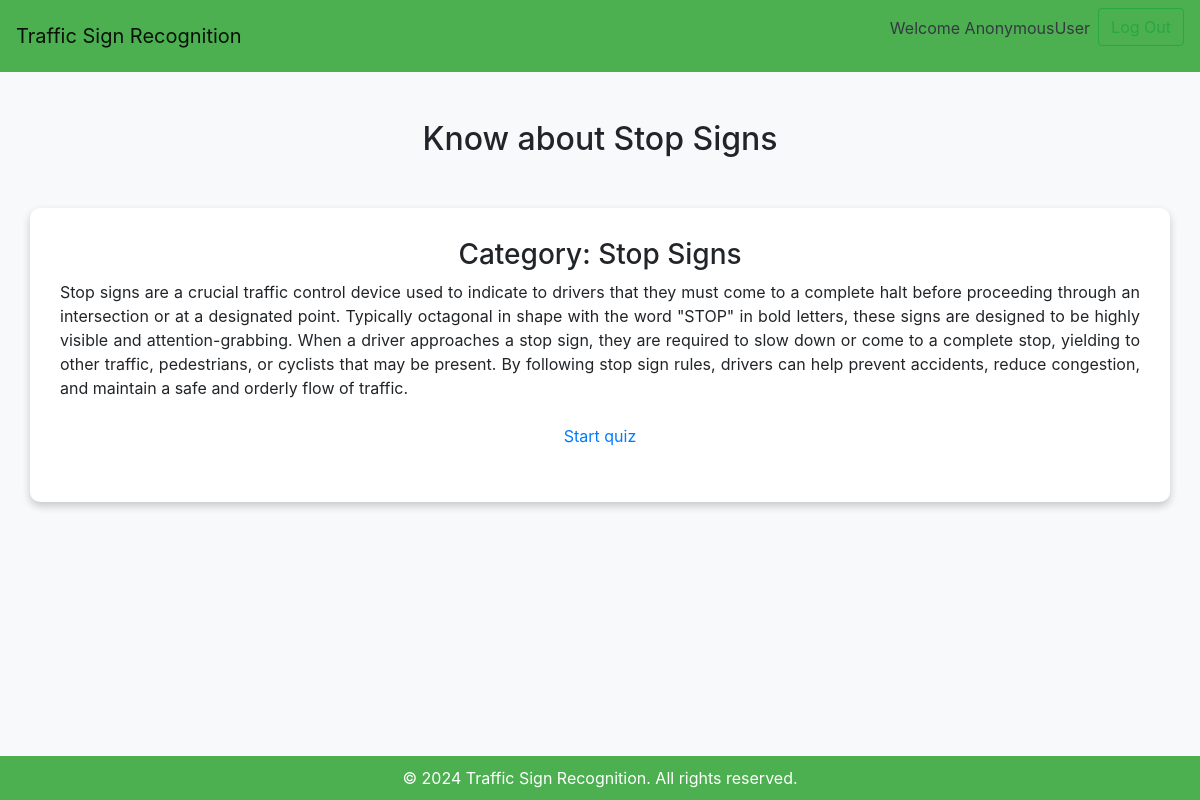
The page /quiz/stopsigns/ on the database its author committed.
### quiz/models.py (models this page shows, shortened)
class Quiz(models.Model):
    title = models.CharField(
        verbose_name=_("Title"),
        max_length=60, blank=False)
    description = models.TextField(
        verbose_name=_("Description"),
        blank=True, help_text=_("a description of the quiz"))
    url = models.SlugField(
        max_length=60, blank=False,
        help_text=_("a user friendly url"),
        verbose_name=_("user friendly url"))
    category = models.ForeignKey(
        Category, null=True, blank=True,
        verbose_name=_("Category"), on_delete=models.CASCADE)
    random_order = models.BooleanField(
        blank=False, default=False,
        verbose_name=_("Random Order"),
        help_text=_("Display the questions in "
                    "a random order or as they "
                    "are set?"))
    max_questions = models.PositiveIntegerField(
        blank=True, null=True, verbose_name=_("Max Questions"),
        help_text=_("Number of questions to be answered on each attempt."))
    answers_at_end = models.BooleanField(
        blank=False, default=False,
        help_text=_("Correct answer is NOT shown after question."
                    " Answers displayed at the end."),
        verbose_name=_("Answers at end"))
    exam_paper = models.BooleanField(
        blank=False, default=False,
        help_text=_("If yes, the result of each"
                    " attempt by a user will be"
                    " stored. Necessary for marking."),
        verbose_name=_("Exam Paper"))
    single_attempt = models.BooleanField(
        blank=False, default=False,
        help_text=_("If yes, only one attempt by"
                    " a user will be permitted."
                    " Non users cannot sit this exam."),
        verbose_name=_("Single Attempt"))
    pass_mark = models.SmallIntegerField(
        blank=True, default=0,
        verbose_name=_("Pass Mark"),
        help_text=_("Percentage required to pass exam."),
        validators=[MaxValueValidator(100)])
    success_text = models.TextField(
        blank=True, help_text=_("Displayed if user passes."),
        verbose_name=_("Success Text"))
    fail_text = models.TextField(
        verbose_name=_("Fail Text"),
        blank=True, help_text=_("Displayed if user fails."))
    draft = models.BooleanField(
        blank=True, default=False,
        verbose_name=_("Draft"),
        help_text=_("If yes, the quiz is not displayed"
                    " in the quiz list and can only be"
                    " taken by users who can edit"
                    " quizzes."))
    class Meta:
        verbose_name = _("Quiz")
        verbose_name_plural = _("Quizzes")

class Category(models.Model):
    category = models.CharField(
        verbose_name=_("Category"),
        max_length=250, blank=True,
        unique=True, null=True)
    objects = CategoryManager()
    class Meta:
        verbose_name = _("Category")
        verbose_name_plural = _("Categories")
    def __str__(self):
        return self.category

### quiz/views.py (the view)
# urls.py: path('<slug>/', QuizDetailView.as_view(), name='quiz_start_page'),
class QuizDetailView(DetailView):
    model = Quiz
    slug_field = 'url'
    def get(self, request, *args, **kwargs):
        self.object = self.get_object()
        if self.object.draft and not request.user.has_perm('quiz.change_quiz'):
            raise PermissionDenied
        context = self.get_context_data(object=self.object)
        return self.render_to_response(context)

### quiz/templates/quiz/quiz_detail.html (shortened to what this page needs)
{% extends 'base.html' %}
{% load i18n %}
{% block content %}
<br>
<br>
<center><h2>{{ quiz.title }}</h2></center>
<div class="container result-container text-center">
<h3>{% trans "Category" %}: {{ quiz.category }}</h3>
<p class='text-justify'>{{ quiz.description }}</p>
<p>
  <a class='nav-link' href="{% url 'quiz_question' quiz_name=quiz.url %}">
	{% trans "Start quiz" %}
  </a>
</p>
</div>
{% endblock %}

### quiz/templates/base.html (style rules this page uses)
body { background-color: #f8f9fa; }
.result-container { margin-top: 50px; padding: 30px; border-radius: 10px; background-color: #ffffff; box-shadow: 0 4px 8px rgba(0, 0, 0, 0.2); }

### rows shown on the page
Quiz: title "Know about Stop Signs", category "Stop Signs", description "Stop signs are a crucial traffic control device used to indicate to drivers that they must come to a complete halt before proceeding through an intersection or at a designated point. Typically octagonal in shape with the word \"STOP\" in bold letters, these signs are designed to be highly visible and attention-grabbing. When a driver approaches a stop sign, they are required to slow down or come to a complete stop, yielding to other traffic, pedestrians, or cyclists that may be present. By following stop sign rules, drivers can help prevent accidents, reduce congestion, and maintain a safe and orderly flow of traffic."

### other values the page prints
{{ user }} "AnonymousUser"
